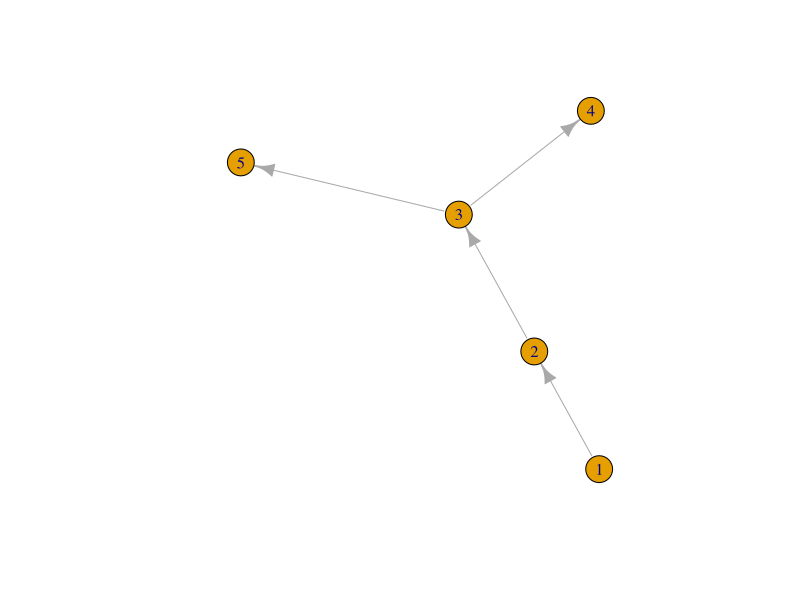

The R source for this figure:
library(igraph)
library(ape)

check_single_line <- function(n,m){
    mp <- head(m,n-1) # subset matrix
    check <- apply(mp,1,function(x)sum(x)==1)
    all(check)
}

random_tree <- function(t){
    m <- matrix(0,t,t) # initialize t x t matrix
    n <- 1 # root node
    nx <- 2 # next node to be added to tree
    
    while(nx<t+1){
        p <- sample(0:2,1,replace = T) # p = 0.5
        
        if (n==1 && p==0){ # first row no childs
            break
        }else if (p==0 && sum(m[n-1,])==0){ # two straight rows with no childs
            break
        }else if (p!=0 && n==nx){
            break
        }else if (p!=0 && nx == t){ # add one edge to avoid going out of bounds
            m[n,nx]<-1
            nx <- nx+1
        }else if (p==2){ # add two edges
            m[n,c(nx,nx+1)] <- 1 
            nx <- nx+2
        }else if (p==1){ # add one edge
            m[n,nx]<-1
            nx <- nx+1
        }
        n <- n+1
    }
    list(m)
}

x <- replicate(5000,expr = random_tree(5))
y <- unlist(lapply(x,function(m) sum(m)==4))
x <- x[y]

z <- unique(x)
length(z)

m1 <- z[[1]]
m2 <- z[[2]]
m3 <- z[[3]]
m4 <- z[[4]]
m5 <- z[[5]]
m6 <- z[[6]]
m7 <- z[[7]]
m8 <- z[[8]]
m9 <- z[[9]]


identical_matrix <- function(x,m1){
    z <- sapply(x,function(m)identical(m,m1))
    sum(z==T)
}

x1 <- identical_matrix(x,m1)
x2 <- identical_matrix(x,m2)
x3 <- identical_matrix(x,m3)
x4 <- identical_matrix(x,m4)
x5 <- identical_matrix(x,m5)
x6 <- identical_matrix(x,m6)
x7 <- identical_matrix(x,m7)
x8 <- identical_matrix(x,m8)
x9 <- identical_matrix(x,m9)
tm <- c(x1,x2,x3,x4,x5,x6,x7,x8,x9)
tm/length(x)

tree <- graph.adjacency(m1)
plot(tree)